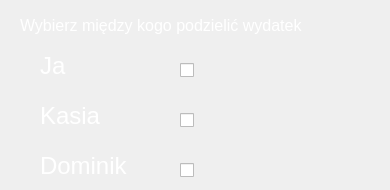
      <widget class="QWidget" name="poRowno">
       <widget class="QLabel" name="label_12">
        <property name="geometry">
         <rect>
          <x>40</x>
          <y>50</y>
          <width>81</width>
          <height>31</height>
         </rect>
        </property>
        <property name="font">
         <font>
          <family>Tahoma</family>
          <pointsize>18</pointsize>
         </font>
        </property>
        <property name="styleSheet">
         <string notr="true">color: rgb(255, 255, 255);</string>
        </property>
        <property name="text">
         <string>Ja</string>
        </property>
       </widget>
       <widget class="QLabel" name="label_13">
        <property name="geometry">
         <rect>
          <x>40</x>
          <y>100</y>
          <width>71</width>
          <height>31</height>
         </rect>
        </property>
        <property name="font">
         <font>
          <family>Tahoma</family>
          <pointsize>18</pointsize>
         </font>
        </property>
        <property name="styleSheet">
         <string notr="true">color: rgb(255, 255, 255);</string>
        </property>
        <property name="text">
         <string>Kasia</string>
        </property>
       </widget>
       <widget class="QLabel" name="label_14">
        <property name="geometry">
         <rect>
          <x>40</x>
          <y>150</y>
          <width>111</width>
          <height>31</height>
         </rect>
        </property>
        <property name="font">
         <font>
          <family>Tahoma</family>
          <pointsize>18</pointsize>
         </font>
        </property>
        <property name="styleSheet">
         <string notr="true">color: rgb(255, 255, 255);</string>
        </property>
        <property name="text">
         <string>Dominik</string>
        </property>
       </widget>
       <widget class="QCheckBox" name="checkBox">
        <property name="geometry">
         <rect>
          <x>180</x>
          <y>60</y>
          <width>21</width>
          <height>20</height>
         </rect>
        </property>
        <property name="text">
         <string/>
        </property>
       </widget>
       <widget class="QCheckBox" name="checkBox_2">
        <property name="geometry">
         <rect>
          <x>180</x>
          <y>110</y>
          <width>21</width>
          <height>20</height>
         </rect>
        </property>
        <property name="text">
         <string/>
        </property>
       </widget>
       <widget class="QCheckBox" name="checkBox_3">
        <property name="geometry">
         <rect>
          <x>180</x>
          <y>160</y>
          <width>21</width>
          <height>20</height>
         </rect>
        </property>
        <property name="text">
         <string/>
        </property>
       </widget>
       <widget class="QLabel" name="label_24">
        <property name="geometry">
         <rect>
          <x>20</x>
          <y>10</y>
          <width>361</width>
          <height>31</height>
         </rect>
        </property>
        <property name="font">
         <font>
          <family>Tahoma</family>
          <pointsize>12</pointsize>
         </font>
        </property>
        <property name="styleSheet">
         <string notr="true">color: rgb(255, 255, 255);</string>
        </property>
        <property name="text">
         <string>Wybierz między kogo podzielić wydatek</string>
        </property>
       </widget>
      </widget>
